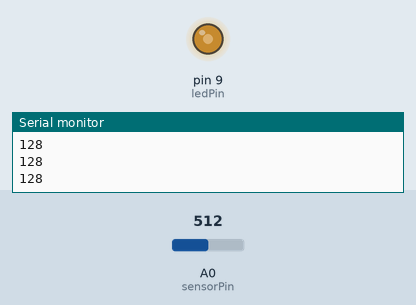
Recording of a sketch running on a simulated Arduino Uno, built with avr-gcc and run on an emulated ATmega328P. Shown: output pins drawn as LEDs (lit = HIGH), the last lines printed to the serial monitor. The inputs (shaded band) are chosen by the test bench; at power-on: A0 (sensorPin) = 512.

Above: at 1.2 s.
1.3 s: A0 (sensorPin) set to 306
At 2.2 s:
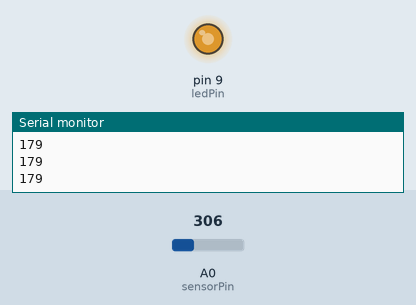
2.8 s: A0 (sensorPin) set to 122
At 3.7 s:
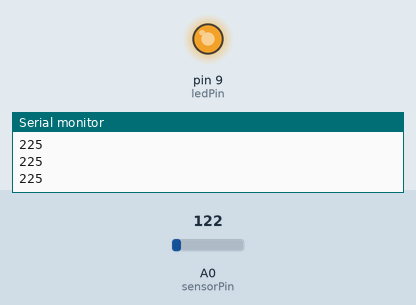
4.3 s: A0 (sensorPin) set to 900
At 5.3 s:
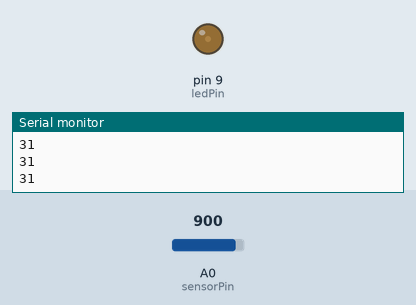
5.8 s: A0 (sensorPin) set to 1023
At 6.7 s:
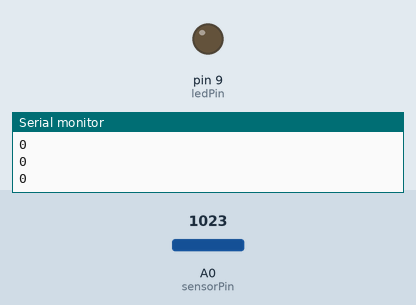
7.3 s: A0 (sensorPin) set to 511
At 8.2 s:
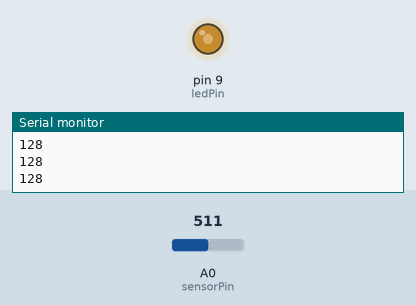
Timing chart, 0 to 9.8 s (numbered marks = the images above; inputs shaded):
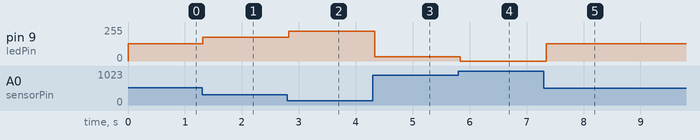

The sketch:

AnalogLightSensor.ino
```cpp
#define sensorPin A0
#define ledPin 9

void setup() {
  // put your setup code here, to run once:
  Serial.begin(9600);
  pinMode(ledPin, OUTPUT);
}

void loop() {
  // put your main code here, to run repeatedly:
  int sensorValue = analogRead(sensorPin);
  sensorValue = map(sensorValue, 0,1023,0,255);
  sensorValue = constrain(sensorValue,0,255);
  sensorValue = 255 - sensorValue;

Serial.println(sensorValue);
analogWrite(ledPin, sensorValue);
delay(50);
}
```

Measured:
- after the input at 1.3 s, pin 9 (ledPin): 128/255 → 179/255 at once
- after the input at 2.8 s, pin 9 (ledPin): 179/255 → 225/255 at once
- after the input at 4.3 s, pin 9 (ledPin): 225/255 → 31/255 at once
- after the input at 5.8 s, pin 9 (ledPin): 31/255 → 0/255 at once
- after the input at 7.3 s, pin 9 (ledPin): 0/255 → 128/255 after 0.05 s
